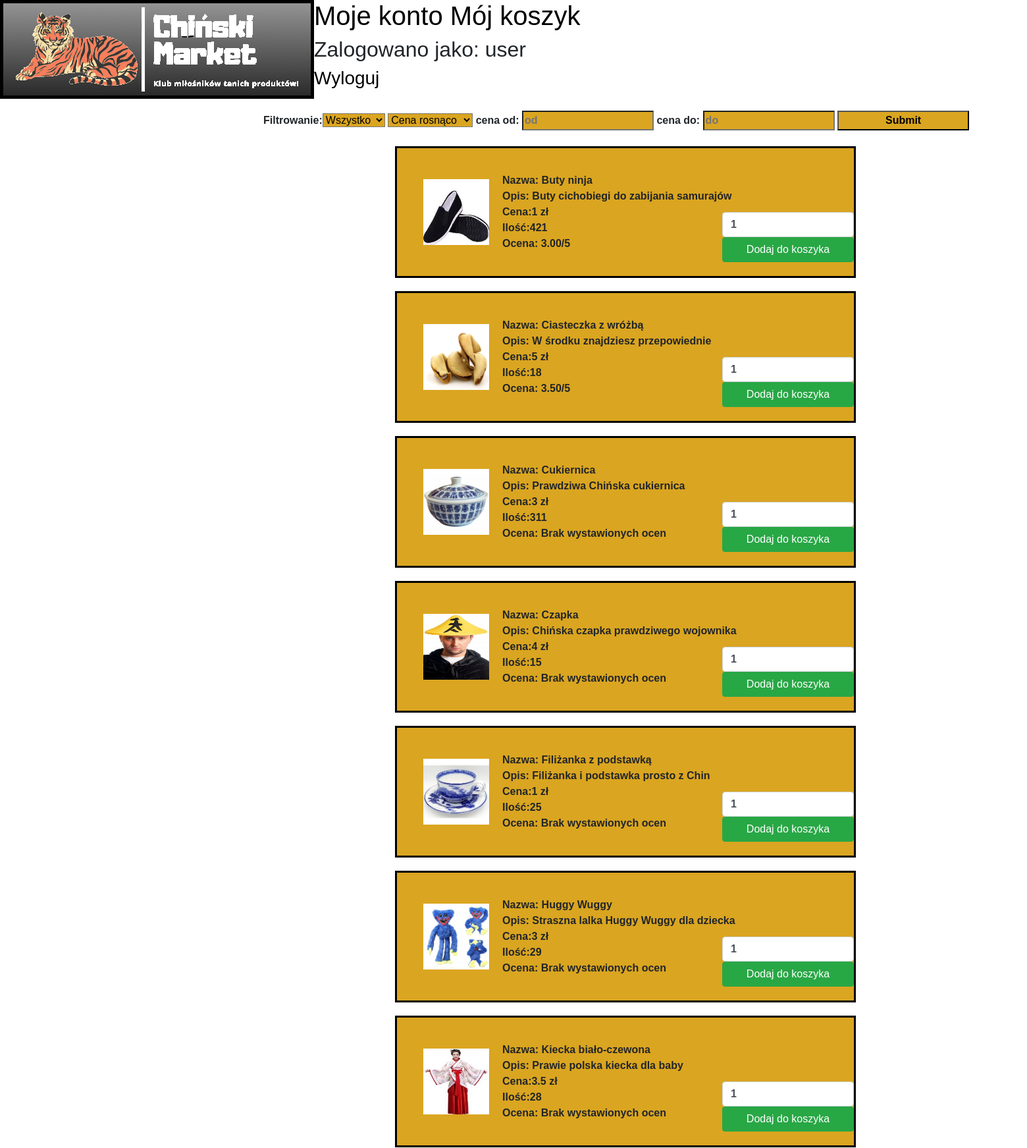
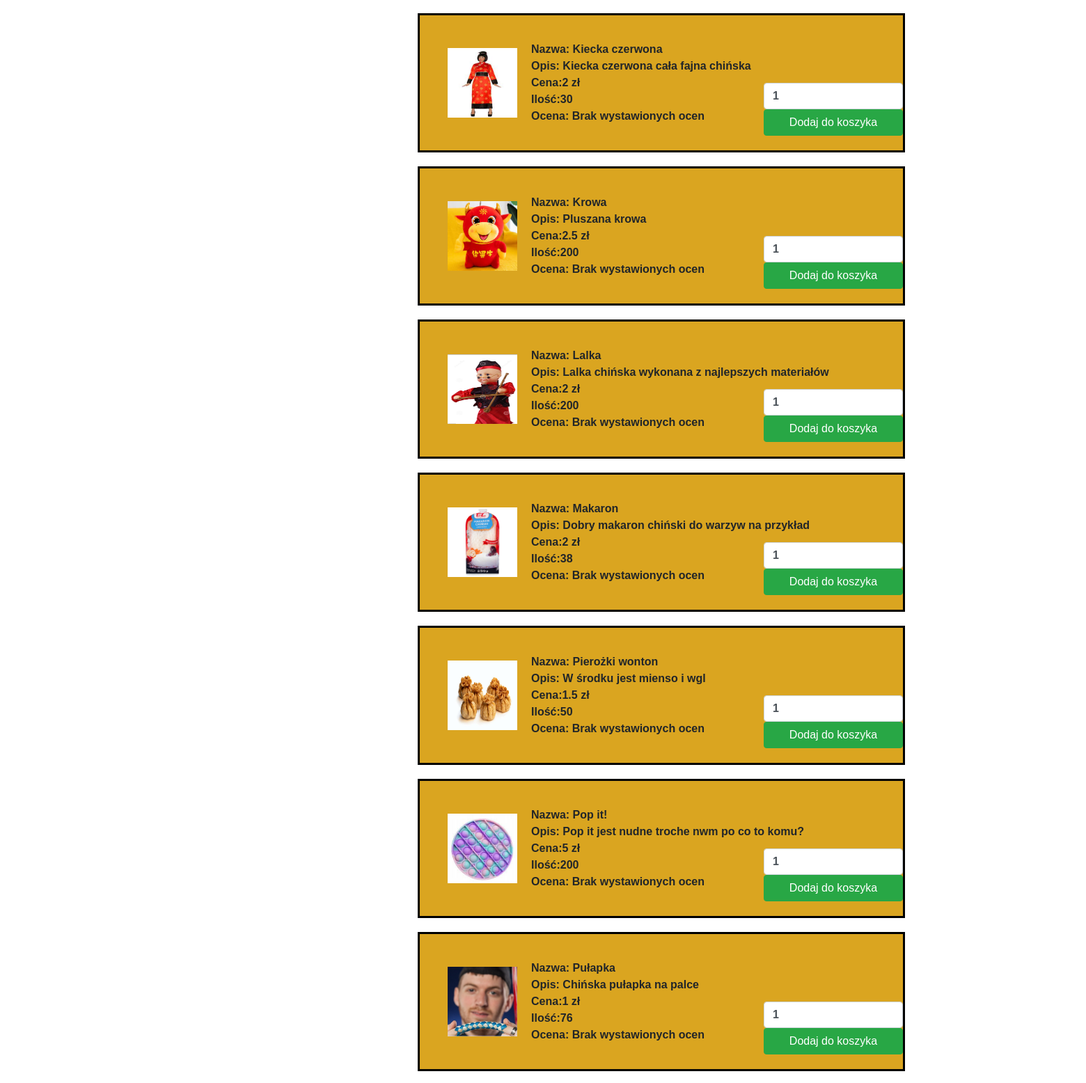
The page /projekt/index.php (signed in, upper part) on the database its author committed (2 pictures, top to bottom).
### tables this page shows
CREATE TABLE `uzytkownik` (
  `id` int(11) NOT NULL AUTO_INCREMENT,
  `nazwa` varchar(50) NOT NULL,
  `email` varchar(50) NOT NULL,
  `haslo` varchar(50) NOT NULL,
  `czyadmin` tinyint(1) NOT NULL,
  PRIMARY KEY (`id`)
);

CREATE TABLE `produkty` (
  `id` int(11) NOT NULL AUTO_INCREMENT,
  `tytul` varchar(255) NOT NULL,
  `zdjecie` varchar(255) NOT NULL,
  `cena_bez` double DEFAULT NULL,
  `cena_z` double DEFAULT NULL,
  `opis` varchar(255) NOT NULL,
  `ilosc` int(11) NOT NULL,
  `opisDuzy` varchar(200) DEFAULT NULL,
  `rodzaj` varchar(30) DEFAULT NULL,
  `ocena` double DEFAULT NULL,
  `ilosc_ocen` int(11) NOT NULL,
  PRIMARY KEY (`id`)
);

### projekt/index.php (the view, shortened to what this page needs)
<?php
include 'config.php';
$id=$_SESSION['id'];
$uzy = "SELECT nazwa from uzytkownik where id='$id'";
$select2 = mysqli_query($conn,$uzy);
?>
<html>
<head>
    <link rel="stylesheet" href="css.css">
    <link rel="stylesheet" href="https://cdn.jsdelivr.net/npm/bootstrap@4.0.0/dist/css/bootstrap.min.css">
</head>
<body>
<header>
    <?php
echo'
<a href="index.php">
<img class="image" style="float: left" src =i.png>
</a>
  <h1>
 ';
if(!empty($_SESSION['id']))
{
echo'
      <a href="konto.php">Moje konto</a>
      <a href="koszyk.php">Mój koszyk</a>
      ';
}
echo'
  </h1>
 ';
    $uzy= mysqli_fetch_assoc($select2);
    if(!empty($_SESSION['id'])){
   echo'<h2>Zalogowano jako: '.$uzy['nazwa'].'</h2><a href="wyloguj.php"><h3>Wyloguj</h3></a>';
    }
    else
    {
        echo'<h2><a href='."login.php".'>Zaloguj</a> </h2>
 <br> <br>
  <br> <br>' .
            '';
    }
    ?>
</header>
<br>
<div class="filtr">
Filtrowanie:
<form method="post">
<select name="rodzaj">
    <option value="wszystko">Wszystko</option>
</select>
    <select name="cena">
        <option value="rosnaco">Cena rosnąco</option>
    </select>
    cena od:
    <input type="text" name="cenaod" pattern="\d+" placeholder="od">
    cena do:
    <input type="text" name="cenado" pattern="\d+" placeholder="do">
    <input type="submit" name="filtr">
</form>
</div>
<br>
<?php
if(empty($_POST['filtr']))
{
    $produkt= "SELECT * FROM produkty order by tytul";
    $select = mysqli_query($conn,$produkt);
}
while($rzad = mysqli_fetch_assoc($select)) {
echo' <div class="produkt">
<a href="szczegoly.php?id= ' . $rzad['id'] . '">
     <img src="' . $rzad['zdjecie'] . '" width="100px" height="100px" class="zdjecie">
</a>
Nazwa: ' . $rzad['tytul'] . '
     <br>
Opis:' . $rzad['opis'] . '
      <br>
Cena:' . $rzad['cena_bez'] . ' zł
       <br>
Ilość:' . $rzad['ilosc'] . '
<br>
Ocena:
  ';
    if($rzad['ocena']==null)
    {
        echo'Brak wystawionych ocen';
    }else
        echo ''. number_format($rzad['ocena'],2) . '/5';
    if (!empty($_SESSION['id'])) {
       echo'
<form method="post" action="index.php?action=add&id= ' . $rzad['id'] . '">
<div class="prawo">
 <input type="text" name="ilosc" class="form-control" style="width: 200px"pattern="\d+" value="1">
    <input type="hidden" name="iloscc" class="form-control" id="example1" value=" ' . $rzad['ilosc'] . '">
    <input type="hidden" name="id" value=" ' . $rzad['id'] . '">
    <input type="hidden" name="ukrytytytul"value=" ' . $rzad['tytul'] . '">
    <input type="hidden" name="ukrytacenabez"value="' . $rzad['cena_bez'] . '">
    <input type="hidden" name="ukrytacenaz"value="' . $rzad['cena_z'] . '">
    <input type="submit" style="margin-right: auto" name="dodaj_do_koszyka" class="btn btn-success" value="Dodaj do koszyka">
    </div>
</form>
';
    }
    echo'</div>';
}
?>
</body>
</html>

### projekt/css.css (style rules this page uses)
* { margin: 0px; box-sizing: border-box; font-family: 'Spartan',sans-serif; }
.produkt { padding: 20px; align-items: center; display:flex; flex-grow: 1; border:solid black; height:200px; width: 700px; margin-inline: auto; margin-bottom: 20px; background-color: goldenrod; position: relative; font-weight: bold; }
body { background-image: url("bg.jpg"); background-color: #cccccc; background-position: center; width: 1900px; height: auto; }
.zdjecie { margin-left: 20px; margin-right: 20px; }
.filtr { font-weight: bold; display:flex; align-items: center; margin-left: 400px; }
a:link { color: black; }
.prawo { position: absolute; right: 0; }
input { margin-right: auto; width: 200px; background-color: goldenrod; }
input { margin-right: auto; width: 200px; background-color: goldenrod; font-size: 15px; font-weight: bold; }
select { background-color: goldenrod; }

### rows shown on the page
uzytkownik: nazwa "user"
produkty: zdjecie (picture), tytul "Buty ninja", opis "Buty cichobiegi do zabijania samurajów", cena_bez "1", ilosc "421", ocena "3.00"
produkty: zdjecie (picture), tytul "Ciasteczka z wróżbą", opis "W środku znajdziesz przepowiednie", cena_bez "5", ilosc "18", ocena "3.50"
produkty: zdjecie (picture), tytul "Cukiernica", opis "Prawdziwa Chińska cukiernica", cena_bez "3", ilosc "311", shows "Brak wystawionych ocen"
produkty: zdjecie (picture), tytul "Czapka", opis "Chińska czapka prawdziwego wojownika", cena_bez "4", ilosc "15", shows "Brak wystawionych ocen"
produkty: zdjecie (picture), tytul "Filiżanka z podstawką", opis "Filiżanka i podstawka prosto z Chin", cena_bez "1", ilosc "25", shows "Brak wystawionych ocen"
produkty: zdjecie (picture), tytul "Huggy Wuggy", opis "Straszna lalka Huggy Wuggy dla dziecka", cena_bez "3", ilosc "29", shows "Brak wystawionych ocen"
produkty: zdjecie (picture), tytul "Kiecka biało-czewona", opis "Prawie polska kiecka dla baby", cena_bez "3.5", ilosc "28", shows "Brak wystawionych ocen"
produkty: zdjecie (picture), tytul "Kiecka czerwona", opis "Kiecka czerwona cała fajna chińska", cena_bez "2", ilosc "30", shows "Brak wystawionych ocen"
produkty: zdjecie (picture), tytul "Krowa", opis "Pluszana krowa", cena_bez "2.5", ilosc "200", shows "Brak wystawionych ocen"
produkty: zdjecie (picture), tytul "Lalka", opis "Lalka chińska wykonana z najlepszych materiałów", cena_bez "2", ilosc "200", shows "Brak wystawionych ocen"
produkty: zdjecie (picture), tytul "Makaron", opis "Dobry makaron chiński do warzyw na przykład", cena_bez "2", ilosc "38", shows "Brak wystawionych ocen"
produkty: zdjecie (picture), tytul "Pierożki wonton", opis "W środku jest mienso i wgl", cena_bez "1.5", ilosc "50", shows "Brak wystawionych ocen"
produkty: zdjecie (picture), tytul "Pop it!", opis "Pop it jest nudne troche nwm po co to komu?", cena_bez "5", ilosc "200", shows "Brak wystawionych ocen"
produkty: zdjecie (picture), tytul "Pułapka", opis "Chińska pułapka na palce", cena_bez "1", ilosc "76", shows "Brak wystawionych ocen"
